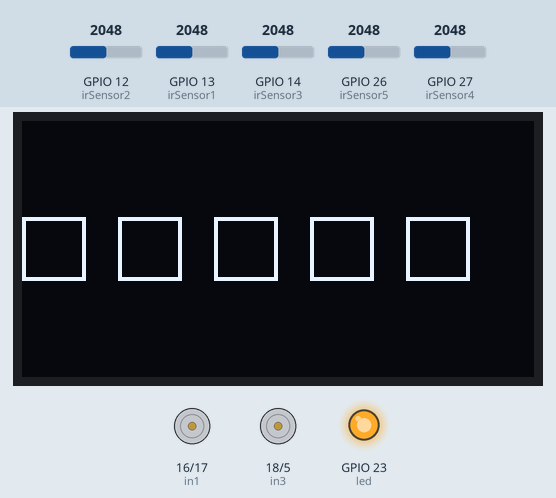
The sketch below on a simulated ESP32. On the bench: 128×64 one-colour display, motor-driver pin pairs drawn as motors (green arrow = first pin HIGH = forward, orange = second pin HIGH = backward, longer = more drive, scaled by the enable pin), output pins drawn as LEDs (lit = HIGH). The test bench sets the inputs (shaded band); at power-on: GPIO 12 (irSensor2) = 2048, GPIO 13 (irSensor1) = 2048, GPIO 14 (irSensor3) = 2048, GPIO 26 (irSensor5) = 2048, GPIO 27 (irSensor4) = 2048. What the sketch prints to the serial monitor is not drawn.

Above: at 0.2 s.
At 12.7 s:
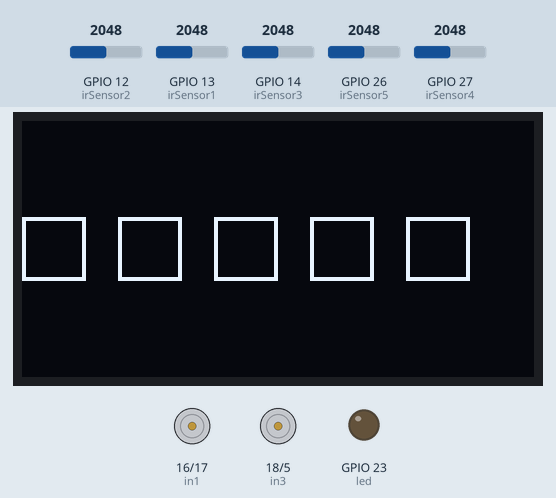
At 25.2 s:
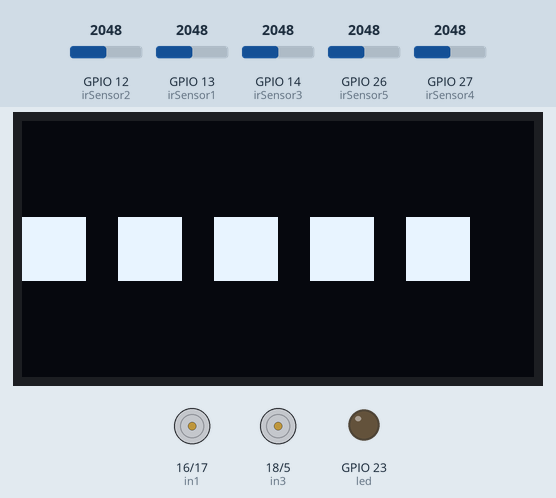
At 29.3 s:
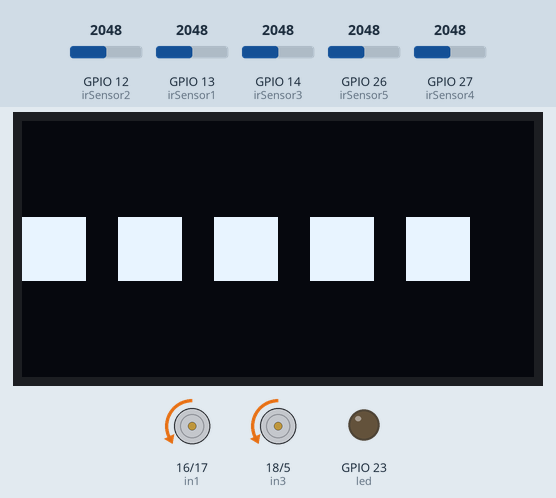
Timing chart, 0 to 30.8 s (numbered marks = the images above):
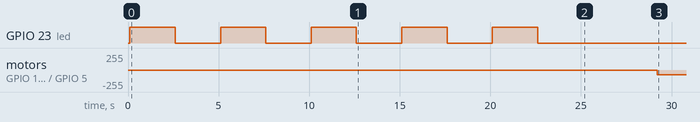

The sketch:

Polymaze.ino
```cpp
#include "OledAndIR.h"
#include "Motors.h"

// PID constants
const float Kp = 1.0;
const float Ki = 0.0;
const float Kd = 0.0;

// Variables for PID
float error = 0.0;
float previousError = 0.0;
float integral = 0.0;
float derivative = 0.0;


// Global variable for thresholds
int calibratedThresholds[3];

void setup() {
  Serial.begin(9600);
  initializeDisplayAndSensors();
  initializeMotors();
  // Call the calibration function and store the thresholds
  int* thresholds = calibrateRobot();
  calibratedThresholds[0] = thresholds[0];
  calibratedThresholds[1] = thresholds[1];
  calibratedThresholds[2] = thresholds[2];
}

void loop() {
  runOnce();
  controlMotorsAndBuzzer(lastSensorValues);
}
```

LedBuzzer.h
```cpp
#ifndef LEDBUZZER_H
#define LEDBUZZER_H

const int led = 23;
const int buzzer = 15;

void initializeLedBuzzer();
void LedON();
void LedOFF();
void BuzzON();
void BuzzOFF();

#endif // LEDBUZZER_H
```

LedBuzzer.ino
```cpp
#include "LedBuzzer.h"

void initializeLedBuzzer(){
  pinMode(led,OUTPUT);
  pinMode(buzzer,OUTPUT);
}


void LedON(){
  digitalWrite(led,1);
}
void LedOFF(){
  digitalWrite(led,0);
}
void BuzzON(){
  digitalWrite(buzzer,1);
}
void BuzzOFF(){
  digitalWrite(buzzer,0);
}
```

Motors.h
```cpp
#ifndef MOTORS_H
#define MOTORS_H

const int ena = 0;  // Enable pin for motor A
const int enb = 4;  // Enable pin for motor B
const int in1 = 16; // Control pin 1 for motor A
const int in2 = 17; // Control pin 2 for motor A
const int in3 = 18; // Control pin 1 for motor B
const int in4 = 5;  // Control pin 2 for motor B

void initializeMotors();
void forward();
void backward();
void turnLeft();
void turnRight();
void turnBack();
void adjustSpeed(int speedA, int speedB);
void controlMotorsAndBuzzer(int sensorValues[]);

#endif // MOTORS_H
```

Motors.ino
```cpp
#include "Motors.h"
#include "OledAndIR.h"

const int baseSpeed = 75;
const int highSpeed = 140;
const int lowSpeed = 70;

void initializeMotors() {
  pinMode(ena, OUTPUT);
  pinMode(enb, OUTPUT);
  pinMode(in1, OUTPUT);
  pinMode(in2, OUTPUT);
  pinMode(in3, OUTPUT);
  pinMode(in4, OUTPUT);
  pinMode(led, OUTPUT);
}

void adjustSpeed(int speedA, int speedB) {
  analogWrite(ena, speedA);
  analogWrite(enb, speedB);
}

void backward() {
  digitalWrite(in1, HIGH);
  digitalWrite(in2, LOW);
  digitalWrite(in3, LOW);
  digitalWrite(in4, HIGH);
}

void forward() {
  digitalWrite(in1, LOW);
  digitalWrite(in2, HIGH);
  digitalWrite(in3, HIGH);
  digitalWrite(in4, LOW);
}

void turnLeft() {
  digitalWrite(in1, LOW);
  digitalWrite(in2, HIGH);
  digitalWrite(in3, LOW);
  digitalWrite(in4, LOW);
}

void turnRight() {
  digitalWrite(in1, LOW);
  digitalWrite(in2, LOW);
  digitalWrite(in3, HIGH);
  digitalWrite(in4, LOW);
}

void turnBack() {
  digitalWrite(in1, LOW);
  digitalWrite(in2, HIGH);
  digitalWrite(in3, LOW);
  digitalWrite(in4, HIGH);
}

void controlMotorsAndBuzzer(int sensorValues[]) {
  // Print sensor values for debugging
  for (int i = 0; i < 5; i++) {
    Serial.print(sensorValues[i]);
    Serial.print(" ");
  }
  Serial.println();

  // Read sensors
  int leftMost = analogRead(irSensor1);
  int left = analogRead(irSensor2);
  int center = analogRead(irSensor3);
  int right = analogRead(irSensor4);
  int rightMost = analogRead(irSensor5);

  // Line following logic
  if (center > thresholds[2]) {
    // Move forward if the center sensor is on the line
    adjustSpeed(baseSpeed, baseSpeed);
    forward();
  } else if (left > thresholds[1] && center <= thresholds[2]) {
    // Turn slightly left if the left sensor is on the line and center sensor is not
    adjustSpeed(lowSpeed, baseSpeed);
    turnLeft();
  } else if (right > thresholds[3] && center <= thresholds[2]) {
    // Turn slightly right if the right sensor is on the line and center sensor is not
    adjustSpeed(baseSpeed, lowSpeed);
    turnRight();
  } else if (leftMost > thresholds[0] && left <= thresholds[1]) {
    // Sharp left turn if the leftmost sensor is on the line and left sensor is not
    adjustSpeed(lowSpeed, highSpeed);
    turnLeft();
  } else if (rightMost > thresholds[4] && right <= thresholds[3]) {
    // Sharp right turn if the rightmost sensor is on the line and right sensor is not
    adjustSpeed(highSpeed, lowSpeed);
    turnRight();
  } else if (leftMost <= thresholds[0] && left <= thresholds[1] && center <= thresholds[2] && right <= thresholds[3] && rightMost <= thresholds[4]) {
    // If all sensors detect white, turn back
    adjustSpeed(lowSpeed, lowSpeed);
    turnBack();
    while (center <= thresholds[2]) {
      // Keep turning back until the center sensor detects the line
      turnBack();
    }
    forward();
  } else if (leftMost > thresholds[0] && left > thresholds[1] && center > thresholds[2] && right > thresholds[3] && rightMost > thresholds[4]) {
    // If all sensors detect black, the robot is at an intersection
    adjustSpeed(baseSpeed, baseSpeed);
    turnRight(); // Prioritize turning right at the intersection
  }
}
```

Motors_PIR.ino
```cpp
// #include "Motors.h"
// #include "OledAndIR.h"

// const int baseSpeed = 75;
// const int thresholds[5] = {500, 500, 500, 500, 500}; // Example thresholds

// // PID constants (initial values, need tuning)
// const float Kp = 0.1;
// const float Ki = 0.01;
// const float Kd = 0.05;

// // Variables for PID control
// float previousError = 0;
// float integralError = 0;
// float derivativeError = 0;

// void initializeMotors() {
//   pinMode(ena, OUTPUT);
//   pinMode(enb, OUTPUT);
//   pinMode(in1, OUTPUT);
//   pinMode(in2, OUTPUT);
//   pinMode(in3, OUTPUT);
//   pinMode(in4, OUTPUT);
//   pinMode(led, OUTPUT);
// }

// void adjustSpeed(int speedA, int speedB) {
//   analogWrite(ena, speedA);
//   analogWrite(enb, speedB);
// }

// void backward() {
//   digitalWrite(in1, HIGH);
//   digitalWrite(in2, LOW);
//   digitalWrite(in3, LOW);
//   digitalWrite(in4, HIGH);
// }

// void forward() {
//   digitalWrite(in1, LOW);
//   digitalWrite(in2, HIGH);
//   digitalWrite(in3, HIGH);
//   digitalWrite(in4, LOW);
// }

// void turnLeft() {
//   digitalWrite(in1, LOW);
//   digitalWrite(in2, HIGH);
//   digitalWrite(in3, LOW);
//   digitalWrite(in4, LOW);
// }

// void turnRight() {
//   digitalWrite(in1, LOW);
//   digitalWrite(in2, LOW);
//   digitalWrite(in3, HIGH);
//   digitalWrite(in4, LOW);
// }

// void turnBack() {
//   digitalWrite(in1, LOW);
//   digitalWrite(in2, HIGH);
//   digitalWrite(in3, LOW);
//   digitalWrite(in4, HIGH);
// }

// void controlMotorsAndBuzzer(int sensorValues[]) {
//   // Read sensors
//   int leftMost = analogRead(irSensor1);
//   int left = analogRead(irSensor2);
//   int center = analogRead(irSensor3);
//   int right = analogRead(irSensor4);
//   int rightMost = analogRead(irSensor5);

//   // Calculate error (deviation from desired position)
//   float error = (leftMost * (-3) + left * (-2) + center * 0 + right * 2 + rightMost * 3) / (leftMost + left + center + right + rightMost);

//   // Proportional term
//   float P = Kp * error;

//   // Integral term
//   integralError += error;
//   float I = Ki * integralError;

//   // Derivative term
//   derivativeError = error - previousError;
//   previousError = error;
//   float D = Kd * derivativeError;

//   // PID output
//   float PID_output = P + I + D;

//   // Adjust motor speeds based on PID output
//   int speedA = baseSpeed + PID_output;
//   int speedB = baseSpeed - PID_output;
//   adjustSpeed(speedA, speedB);

//   // Line following logic (can be adjusted based on PID output)
//   if (center > thresholds[2]) {
//     forward();
//   } else if (left > thresholds[1] && center <= thresholds[2]) {
//     turnLeft();
//   } else if (right > thresholds[3] && center <= thresholds[2]) {
//     turnRight();
//   } else if (leftMost > thresholds[0] && left <= thresholds[1]) {
//     turnLeft();
//   } else if (rightMost > thresholds[4] && right <= thresholds[3]) {
//     turnRight();
//   } else if (leftMost <= thresholds[0] && left <= thresholds[1] && center <= thresholds[2] && right <= thresholds[3] && rightMost <= thresholds[4]) {
//     turnBack();
//   }
// }
```

OledAndIR.h
```cpp
#ifndef OLED_AND_IR_H
#define OLED_AND_IR_H

#include <Wire.h>
#include <Adafruit_GFX.h>
#include <Adafruit_SSD1306.h>

#define SCREEN_WIDTH 128
#define SCREEN_HEIGHT 64

extern Adafruit_SSD1306 display;

extern const int irSensor1 = 13;
extern const int irSensor2 = 12;
extern const int irSensor3 = 14;
extern const int irSensor4 = 27;
extern const int irSensor5 = 26;
const int ledPin = 23;

extern int* thresholds = new int[5];
extern int lastSensorValues[5];

void initializeDisplayAndSensors();
void runOnce();
void displayCalibrationSquares();
void updateCalibrationSquares(int sensorValues[]);
int calculateThreshold();
void controlMotorsAndBuzzer(int sensorValues[]);
int* calibrateRobot();
int calculateThreshold(int sensorPin);

#endif // OLED_AND_IR_H
```

OledAndIR.ino
```cpp
#include "OledAndIR.h"
#include "Motors.h"

#define OLED_RESET -1
Adafruit_SSD1306 display(SCREEN_WIDTH, SCREEN_HEIGHT, &Wire, OLED_RESET);

const int OLED_I2C_ADDRESS = 0x3C;

int lastSensorValues[5] = {0, 0, 0, 0, 0};

void initializeDisplayAndSensors() {
  Wire.begin(21, 22);
  Serial.begin(9600);
  while (!Serial);

  if (!display.begin(SSD1306_SWITCHCAPVCC, OLED_I2C_ADDRESS)) {
    Serial.println(F("SSD1306 allocation failed"));
    for (;;);
  }
  display.clearDisplay();
  display.display();

  pinMode(irSensor1, INPUT);
  pinMode(irSensor2, INPUT);
  pinMode(irSensor3, INPUT);
  pinMode(irSensor4, INPUT);
  pinMode(irSensor5, INPUT);
  pinMode(ledPin, OUTPUT); // Set the LED pin as output

  displayCalibrationSquares();
}

void runOnce() {
  int sensorValues[5];
  sensorValues[0] = analogRead(irSensor1);
  sensorValues[1] = analogRead(irSensor2);
  sensorValues[2] = analogRead(irSensor3);
  sensorValues[3] = analogRead(irSensor4);
  sensorValues[4] = analogRead(irSensor5);

  updateCalibrationSquares(sensorValues);
  controlMotorsAndBuzzer(sensorValues);

  for (int i = 0; i < 5; i++) {
    Serial.print("Sensor ");
    Serial.print(i + 1);
    Serial.print(": ");
    Serial.print(sensorValues[i]);
    Serial.print(" - ");
  }
  Serial.println(" - ");
}

void displayCalibrationSquares() {
  display.clearDisplay();

  int squareSize = 16;
  int spacing = 8;
  int y = (SCREEN_HEIGHT / 2) - (squareSize / 2);

  for (int i = 0; i < 5; i++) {
    int x = i * (squareSize + spacing);
    display.drawRect(x, y, squareSize, squareSize, SSD1306_WHITE);
  }

  display.display();
}

void updateCalibrationSquares(int sensorValues[]) {
  display.clearDisplay();

  int squareSize = 16;
  int spacing = 8;
  int y = (SCREEN_HEIGHT / 2) - (squareSize / 2);

  for (int i = 0; i < 5; i++) {
    int x = i * (squareSize + spacing);
    if (sensorValues[i] >= thresholds[i]) {
      display.fillRect(x, y, squareSize, squareSize, SSD1306_WHITE);
    } else {
      display.drawRect(x, y, squareSize, squareSize, SSD1306_WHITE);
    }
  }

  display.display();

  // Update lastSensorValues for comparison in the next iteration
  for (int i = 0; i < 5; i++) {
    lastSensorValues[i] = sensorValues[i];
  }
}

int calculateThreshold(int sensorPin) {
  long totalBlack = 0;
  long totalWhite = 0;
  int readings = 5;

  // Take readings on black surface
  digitalWrite(ledPin, HIGH); // Turn on LED
  Serial.println("Place the sensor on a black surface.");
  delay(2000); // Give time to place the sensor
  for (int i = 0; i < readings; i++) {
    totalBlack += analogRead(sensorPin);
    delay(100); // Small delay between readings
  }

  // Take readings on white surface
  digitalWrite(ledPin, LOW); // Turn off LED
  Serial.println("Place the sensor on a white surface.");
  delay(2000); // Give time to place the sensor
  for (int i = 0; i < readings; i++) {
    totalWhite += analogRead(sensorPin);
    delay(100); // Small delay between readings
  }

  long averageBlack = totalBlack / readings;
  long averageWhite = totalWhite / readings;

  return (averageBlack + averageWhite) / 2;
}

int * calibrateRobot() {
  displayCalibrationSquares();

  // Calibrate each sensor individually
  thresholds[0] = calculateThreshold(irSensor1);
  thresholds[1] = calculateThreshold(irSensor2);
  thresholds[2] = calculateThreshold(irSensor3);
  thresholds[3] = calculateThreshold(irSensor4);
  thresholds[4] = calculateThreshold(irSensor5);

  // Display real-time sensor values during calibration
  unsigned long startTime = millis();
  unsigned long calibrationDuration = 4000;  // 30 seconds
  int sensorValues[5];

  while (millis() - startTime < calibrationDuration) {
    sensorValues[0] = analogRead(irSensor1);
    sensorValues[1] = analogRead(irSensor2);
    sensorValues[2] = analogRead(irSensor3);
    sensorValues[3] = analogRead(irSensor4);
    sensorValues[4] = analogRead(irSensor5);

    updateCalibrationSquares(sensorValues);

    // Optionally, print sensor values to Serial for debugging
    Serial.print("Sensor Values: ");
    for (int i = 0; i < 5; i++) {
      Serial.print(sensorValues[i]);
      Serial.print(" ");
    }
    Serial.println();

    // Add a small delay to prevent overwhelming the system with readings
    delay(100);  // Adjust delay as needed
  }

  // Display final threshold values after calibration
  Serial.println("Final Thresholds:");
  for (int i = 0; i < 5; i++) {
    Serial.print("Sensor ");
    Serial.print(i + 1);
    Serial.print(": ");
    Serial.println(thresholds[i]);
  }

  return thresholds;
}
```

Measured:
- by itself, motor on GPIO 16 (in1) / GPIO 17 (in2), motor on GPIO 18 (in3) / GPIO 5 (in4): stopped → backward 70/255 at 29.2 s
- what the display in image 0 shows lasts 25.0 s, from 0.1 s to 25.1 s
